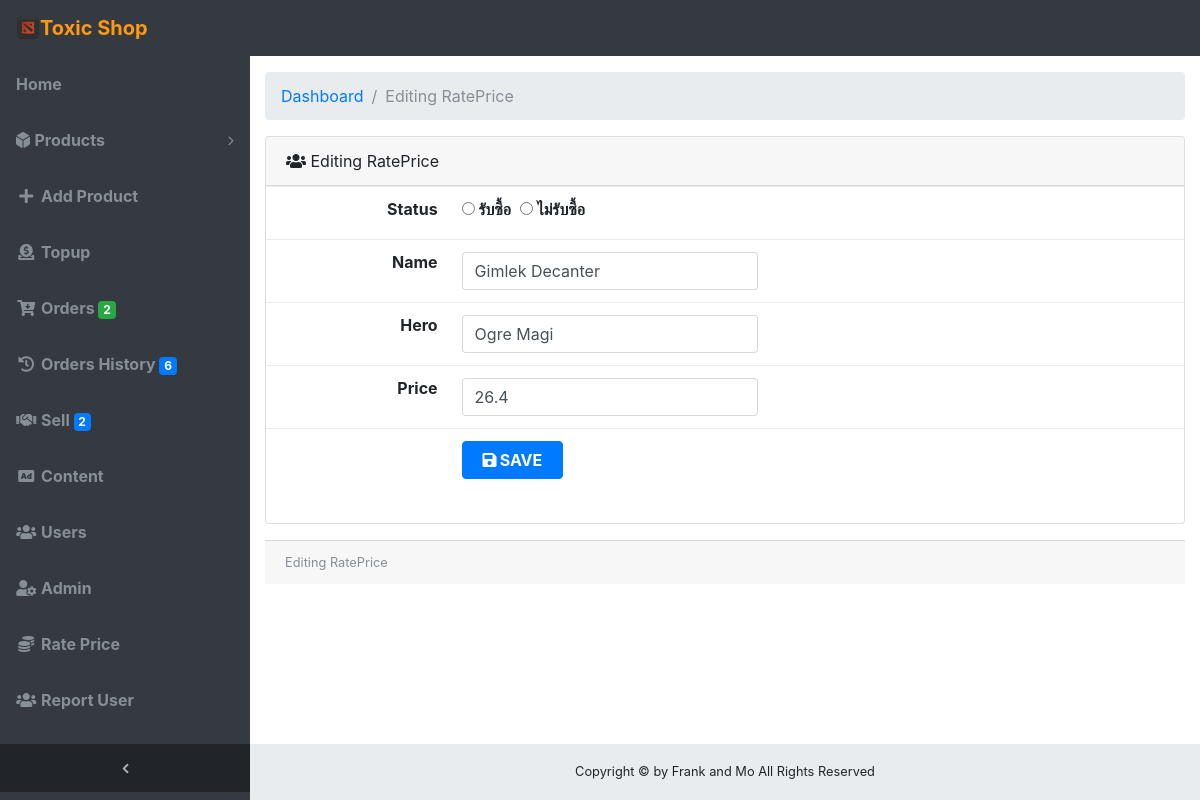
The app's page /dashboard/editrateprice.php?rp_id=1 (signed in) with its own data.
### tables this page shows
CREATE TABLE `rateprice` (
  `rp_id` int(11) NOT NULL,
  `rp_name` varchar(255) NOT NULL,
  `rp_price` float NOT NULL,
  `rp_hero` varchar(255) NOT NULL,
  `rp_status` varchar(1) NOT NULL
);

### dashboard/editrateprice.php (the view, shortened to what this page needs)
<?php
  require_once '../config/check.php';
  require_once '../config/connectdb.php';
  $sqlrateprice= "SELECT * FROM rateprice Where rp_id = '".$_GET['rp_id']."'";
  $resultrateprice = mysqli_query($conn,$sqlrateprice);
  $datarateprice = mysqli_fetch_array($resultrateprice);
?>
<!DOCTYPE html>
<html lang="en">
  <head>
    <link href="vendor/bootstrap/css/bootstrap.min.css" rel="stylesheet">
  <link rel="stylesheet" href="https://use.fontawesome.com/releases/v5.7.2/css/all.css">
    <link href="vendor/datatables/dataTables.bootstrap4.css" rel="stylesheet">
    <link href="css/sb-admin.css" rel="stylesheet">
  </head>
  <body class="fixed-nav sticky-footer bg-dark" id="page-top">
    <?php require_once 'navbar.php'; ?>
    <ul class="navbar-nav sidenav-toggler">
          <li class="nav-item">
            <a class="nav-link text-center" id="sidenavToggler">
              <i class="fa fa-fw fa-angle-left"></i>
            </a>
          </li>
        </ul>
      </div>
    </nav>
    <div class="content-wrapper">
      <div class="container-fluid">
        <ol class="breadcrumb">
          <li class="breadcrumb-item">
            <a href="index.php">Dashboard</a>
          </li>
          <li class="breadcrumb-item active">Editing RatePrice</li>
        </ol>
        <div class="card mb-3">
          <div class="card-header">
            <i class="fas fa-users"></i>
            Editing RatePrice
          </div>
            <form method="post" action="" enctype="multipart/form-data">
            <div class="table-responsive">
              <table class="table " width="50%" cellspacing="0">
                <tbody>
                  <tr>
                    <td width="20%" align="right">  <label for="u_id"><b>Status </b></label></td>
                    <td width="80%" >
                    <input required name="rp_status" type="radio" value="1" ><b> รับซื้อ</b>&nbsp;
                    <input required name="rp_status" type="radio" value="2" ><b> ไม่รับซื้อ</b>&nbsp;
                    </td>
                  </tr>
                  <tr>
                    <td width="20%" align="right">  <label for="name"><b>Name</b></label></td>
                    <td width="80%" ><input class="form-control col-5" id="name" name="name" type="text" placeholder="" required value="<?php echo $datarateprice['rp_name'];?>"></td>
                  </tr>
                  <tr>
                    <td width="20%" align="right">  <label for="hero"><b>Hero</b></label></td>
                    <td width="80%" ><input class="form-control col-5" id="hero" name="hero" type="text" placeholder=""  value="<?php echo $datarateprice['rp_hero'];?>"></td>
                  </tr>
                  <tr>
                    <td width="20%" align="right">  <label for="price"><b>Price</b></label></td>
                    <td width="80%" ><input class="form-control col-5" id="price" name="price" type="text" placeholder="" required value="<?php echo $datarateprice['rp_price'];?>"></td>
                  </tr>
                  <tr>
                  <td></td>
                    <td align="left"><button id="submit" name="submit" class="btn btn-primary">&nbsp;<i class="fas fa-save fa-fw"></i><b>SAVE &nbsp;</b></button>
                    </td>
                  </tr>
                </tbody>
    </table>
    </div>
    </form>
          </div>
          <div class="card-footer small text-muted">
          Editing RatePrice
          </div>
        </div>
      </div>
    <?php require_once 'footer.php'; ?>
  </body>
</html>

### dashboard/css/sb-admin.css (style rules this page uses)
html { position: relative; min-height: 100%; }
body.sticky-footer { margin-bottom: 56px; }
body.sticky-footer .content-wrapper { min-height: calc(100vh - 56px - 56px); }
body.fixed-nav { padding-top: 56px; }
.content-wrapper { min-height: calc(100vh - 56px); padding-top: 1rem; }
#mainNav .navbar-collapse .navbar-nav .nav-item .nav-link { cursor: pointer; }
#mainNav .navbar-collapse .sidenav-toggler { display: none; }
#mainNav.fixed-top .sidenav-toggler { display: none; }
@media (min-width: 992px) { #mainNav.fixed-top .sidenav-toggler { position: absolute; top: 0; left: 0; display: flex; overflow-x: hidden; overflow-y: auto; -webkit-flex-direction: column; -ms-flex-direction: column; flex-direction: column; margin-top: calc(100vh - 56px); } }
@media (min-width: 992px) { #mainNav.fixed-top .sidenav-toggler > .nav-item { width: 250px; padding: 0; } }
@media (min-width: 992px) { #mainNav.fixed-top .sidenav-toggler > .nav-item > .nav-link { padding: 1em; } }
#mainNav.fixed-top.navbar-dark .sidenav-toggler { background-color: #212529; }
#mainNav.fixed-top.navbar-dark .sidenav-toggler a i { color: #adb5bd; }
.content-wrapper { overflow-x: hidden; background: white; }
@media (min-width: 992px) { .content-wrapper { margin-left: 250px; } }
#sidenavToggler i { font-weight: 800; }

### records on screen
rateprice: name "Gimlek Decanter", hero "Ogre Magi", price "26.4"

### other values on screen
$datacount['total'] "2"
$datacount1['total1'] "6"
$datacount2['total2'] "2"
